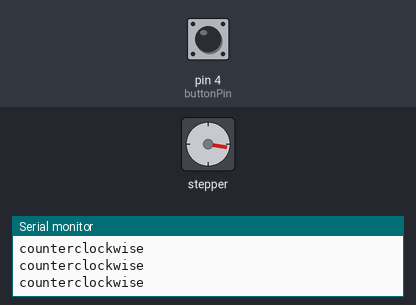
This sketch was run on a simulated Arduino Uno, built with avr-gcc and run on an emulated ATmega328P. On the bench: stepper motor, the last lines printed to the serial monitor. Inputs (shaded band) come from the test bench; at power-on: pin 4 (buttonPin) LOW. Stepper angles assume 200 steps per turn.

Above: at 2.8 s.
2.9 s: pin 4 (buttonPin) pulled HIGH for 3.2 s
At 3.8 s:
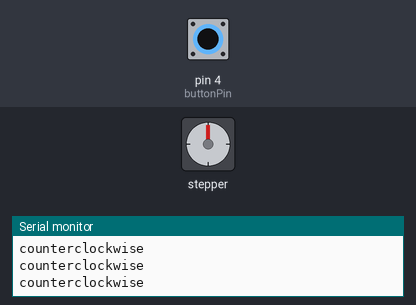
10.2 s: pin 4 (buttonPin) pulled HIGH for 1.25 s
At 10.38 s:
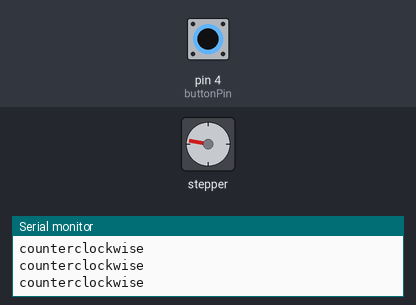
15.5 s: pin 4 (buttonPin) pulled HIGH for 1.25 s
At 15.7 s:
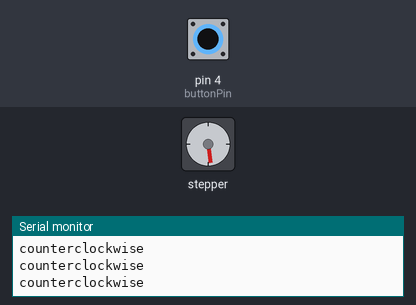
20.8 s: pin 4 (buttonPin) pulsed HIGH 5 times (0.12 s each, 0.3 s apart)
Timing chart, 0 to 27.4 s (numbered marks = the images above; inputs shaded):
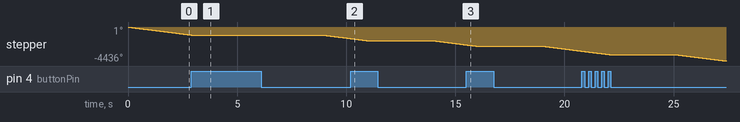

The sketch:

test_SW_stepper.ino
```cpp
//reference
//https://electrosome.com/switch-arduino-uno/#:~:text=In%20this%20example%2C%20a%20push,DOWN%20resistors%20while%20interfacing%20switch.
/*
 1 rev= 2048 steps
 2 ms = 1 step ...1sec= 512 steps
 1 rev=2048 steps= 4 sec
 no. of rotations per mins= 15 rotations(speed)

 */

#include <Stepper.h>
const int stepsPerRevolution = 200;   //2048 max
const int buttonPin = 4;
int buttonState = 0;
const int ledPin = 2; //LED Connected to PIN 2
Stepper myStepper(stepsPerRevolution, 8, 9, 10, 11);
void setup() {

  myStepper.setSpeed(60);    //number of rotations/min
  Serial.begin(9600);
  pinMode(buttonPin, INPUT);
}
void loop() {
  buttonState = digitalRead(buttonPin);// if button is HIGH Led will glow
 if (buttonState == HIGH)
  {digitalWrite(ledPin, HIGH); //LED ON
        delay(3000); //3 Second Delay
        digitalWrite(ledPin, LOW); //LED OFF
        }
 if (buttonState == LOW) {     //if button is LOW stepper motor will rotate

  Serial.println("counterclockwise");
  myStepper.step(-200);
 }
  }
```
